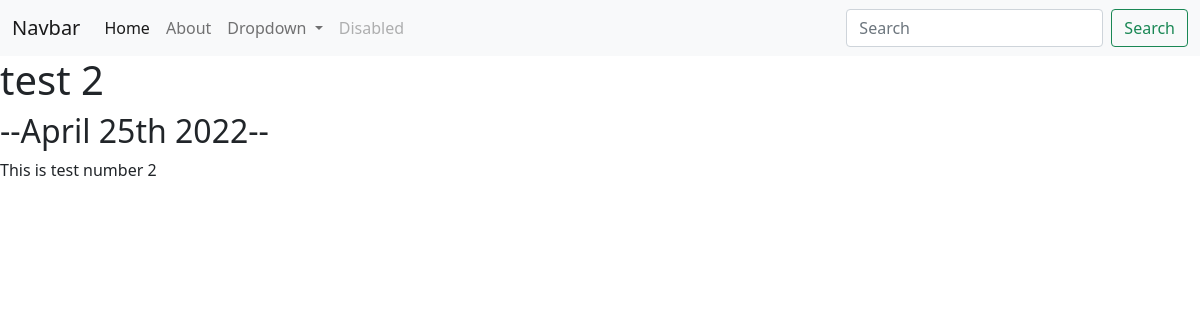
/blog/3/, run on an earlier commit of the app's database.
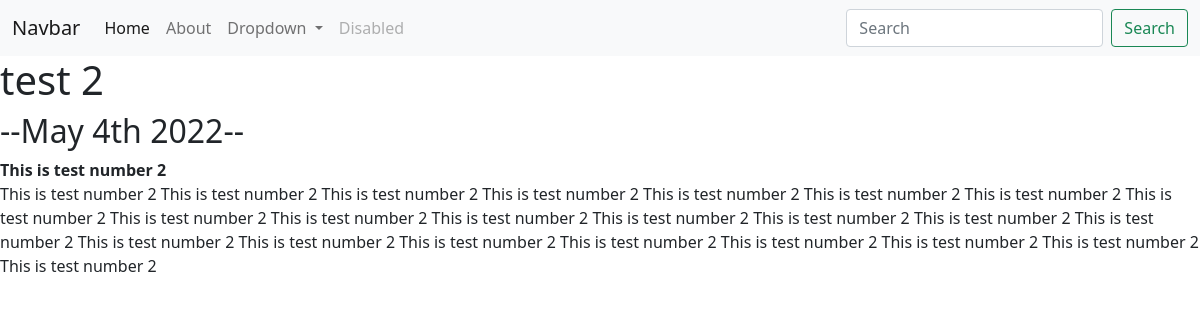
And on a later commit of the database.
### blog/models.py (models this page shows, shortened)
class Blog(models.Model):
    title = models.CharField(max_length=200)
    description = models.TextField()
    date = models.DateField()

### blog/views.py (the view)
# urls.py: path('<int:blog_id>/', views.detail, name='detail'),
def detail(request, blog_id):
    blog = get_object_or_404(Blog, pk=blog_id)
    return render(request, 'blog/detail.html', {'blog': blog})

### blog/templates/blog/detail.html
{% extends 'portfolio/base.html' %}
{% block content %}
<h1>{{ blog.title }}</h1>
<h2>--{{ blog.date|date:'F jS Y'}}--</h2>
{{ blog.description |safe }}
{% endblock %}

What changed in the data, as far as the page shows it:
changed Blog "test 2": date "April 25th 2022" → "May 4th 2022"; description "This is test number 2" → "This is test number 2 This is test number 2 This is test number 2 This is test number 2 This is test number 2 This is test number 2 This is test number 2 This is test number 2 This is test number 2 This is test number 2 This is test number 2 This is test number 2 This is test number 2 This is test number 2 This is test number 2 This is test number 2 This is test number 2 This is test number 2 This is test number 2 This is test number 2 This is test number 2 This is test number 2 This is test number 2 This is test number 2"
